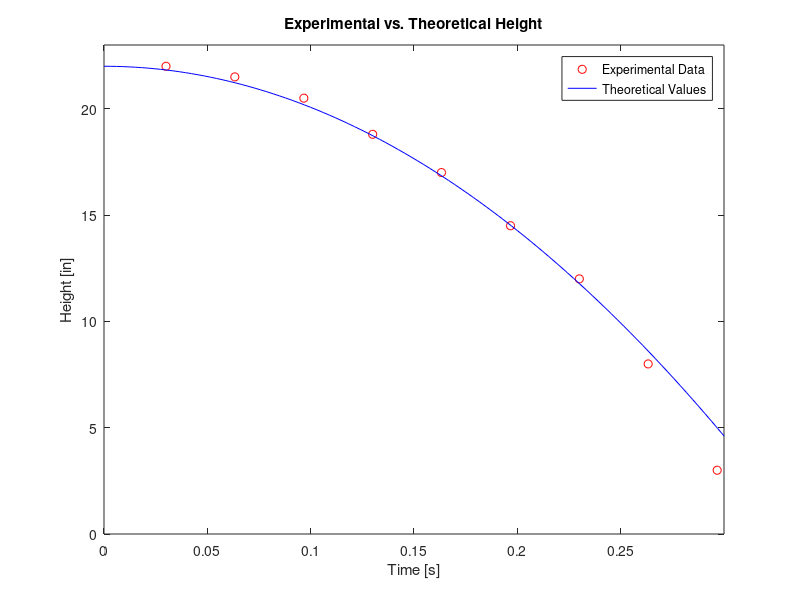

This chart was generated by the following MATLAB code:
% Ball Drop Experiment: Compare Experimental and Theoretical Data
% Ethan Greenhouse
% 3/17/25

clear all;
clc;

% Experimental Data
time_exp = [0.0300, 0.0633, 0.0967, 0.1300, 0.1633, 0.1967, 0.2300, 0.2633, 0.2967]; % Experimental time points [s]
height_exp = [22.0, 21.5, 20.5, 18.8, 17.0, 14.5, 12.0, 8.0, 3.0]; % Experimental height measurements [in]

% Theoretical Values
g = 386.4; % Acceleration due to gravity [in/s^2]
time_theo = linspace(0, 0.3, 100); % Time vector for theoretical calculation
height_theo = 22 - 0.5 * g * time_theo.^2; % Theoretical height using free-fall equation

% Plotting
figure; 
plot(time_exp, height_exp, 'ro', 'DisplayName', 'Experimental Data'); % Plot experimental data
hold on;
plot(time_theo, height_theo, 'b', 'DisplayName', 'Theoretical Values'); % Plot theoretical curve

% Title and Labels
title('Experimental vs. Theoretical Height'); % Plot title
xlabel('Time [s]'); % X-axis label
ylabel('Height [in]'); % Y-axis label
legend('Location', 'best'); % Add legend

% Axis Limits
xlim([0, 0.3]); % Set x-axis limits
ylim([0, 23]); % Set y-axis limits